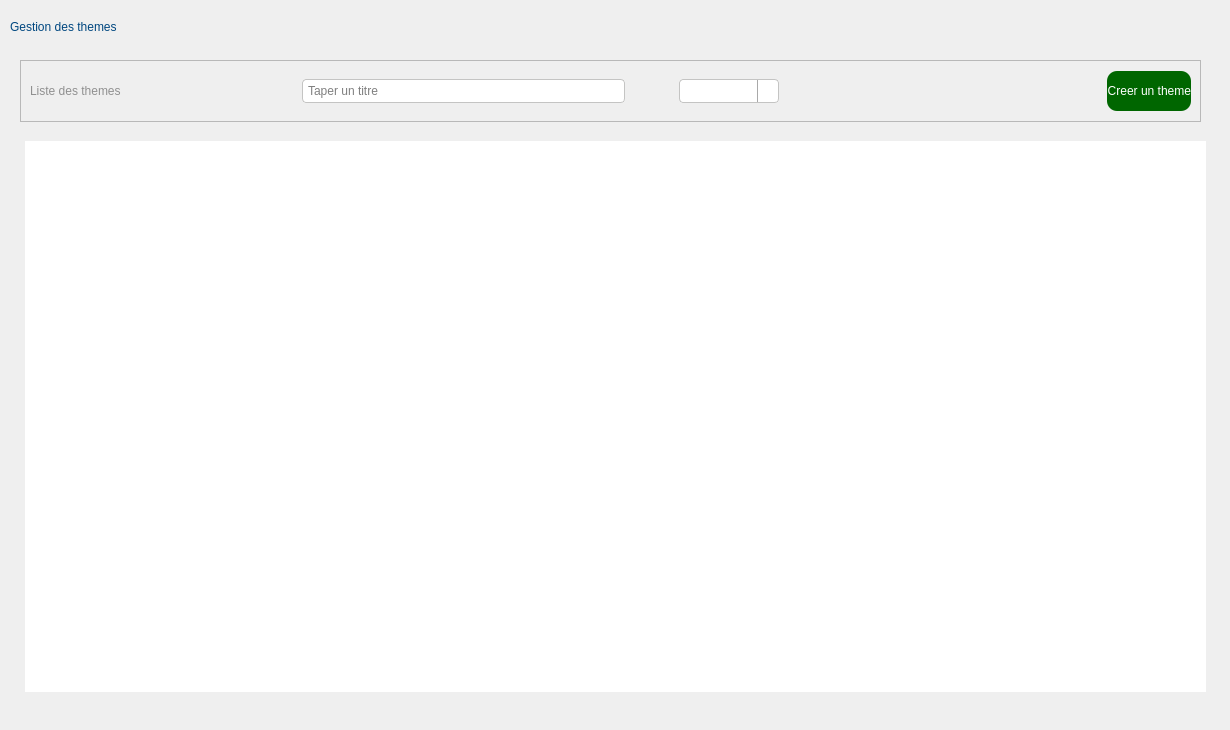
         <widget class="QWidget" name="themes_page">
          <widget class="QLabel" name="lbl_titre_themes">
           <property name="geometry">
            <rect>
             <x>10</x>
             <y>11</y>
             <width>281</width>
             <height>31</height>
            </rect>
           </property>
           <property name="styleSheet">
            <string notr="true">    color: #004780;
font: bold 15pt &quot;Segoe UI&quot;;</string>
           </property>
           <property name="text">
            <string>Gestion des themes</string>
           </property>
          </widget>
          <widget class="QWidget" name="widget_themes" native="true">
           <property name="geometry">
            <rect>
             <x>10</x>
             <y>50</y>
             <width>1211</width>
             <height>671</height>
            </rect>
           </property>
           <widget class="QFrame" name="frame_themes">
            <property name="geometry">
             <rect>
              <x>10</x>
              <y>10</y>
              <width>1181</width>
              <height>62</height>
             </rect>
            </property>
            <property name="styleSheet">
             <string notr="true">QLineEdit {
    /* Marge interne pour le texte et l'icône de la loupe */
    padding: 3px; 
    /* Bordure légèrement arrondie */
    border: 1px solid #C4C4C3;
    border-radius: 4px; 
}
QComboBox {
    /* Marge interne pour le texte */
    padding: 3px; 
    /* Bordure légèrement arrondie */
    border: 1px solid #C4C4C3;
    border-radius: 4px; 
}
QComboBox::drop-down {
    /* Rendre la flèche de la liste déroulante plus discrète */
    subcontrol-origin: padding;
    subcontrol-position: top right;
    width: 20px;

    border-left-width: 1px;
    border-left-color: darkgray;
    border-left-style: solid; 
    border-top-right-radius: 3px;
    border-bottom-right-radius: 3px;
}</string>
            </property>
            <property name="frameShape">
             <enum>QFrame::Shape::StyledPanel</enum>
            </property>
            <property name="frameShadow">
             <enum>QFrame::Shadow::Raised</enum>
            </property>
            <layout class="QHBoxLayout" name="horizontalLayout_18">
             <item>
              <widget class="QLabel" name="liste_themes">
               <property name="styleSheet">
                <string notr="true">color:rgb(144, 144, 144);
font: bold 13pt &quot;Segoe UI&quot;;</string>
               </property>
               <property name="text">
                <string>Liste des themes</string>
               </property>
              </widget>
             </item>
             <item>
              <spacer name="horizontalSpacer_16">
               <property name="orientation">
                <enum>Qt::Orientation::Horizontal</enum>
               </property>
               <property name="sizeType">
                <enum>QSizePolicy::Policy::Maximum</enum>
               </property>
               <property name="sizeHint" stdset="0">
                <size>
                 <width>175</width>
                 <height>20</height>
                </size>
               </property>
              </spacer>
             </item>
             <item>
              <widget class="QLineEdit" name="recherche_themes">
               <property name="placeholderText">
                <string>Taper un titre</string>
               </property>
               <property name="clearButtonEnabled">
                <bool>true</bool>
               </property>
              </widget>
             </item>
             <item>
              <spacer name="horizontalSpacer_18">
               <property name="orientation">
                <enum>Qt::Orientation::Horizontal</enum>
               </property>
               <property name="sizeType">
                <enum>QSizePolicy::Policy::Maximum</enum>
               </property>
               <property name="sizeHint" stdset="0">
                <size>
                 <width>48</width>
                 <height>20</height>
                </size>
               </property>
              </spacer>
             </item>
             <item>
              <layout class="QHBoxLayout" name="horizontalLayout_19">
               <item>
                <widget class="QComboBox" name="filtre_mention_2">
                 <property name="minimumSize">
                  <size>
                   <width>100</width>
                   <height>0</height>
                  </size>
                 </property>
                </widget>
               </item>
              </layout>
             </item>
             <item>
              <spacer name="horizontalSpacer_19">
               <property name="orientation">
                <enum>Qt::Orientation::Horizontal</enum>
               </property>
               <property name="sizeType">
                <enum>QSizePolicy::Policy::Expanding</enum>
               </property>
               <property name="sizeHint" stdset="0">
                <size>
                 <width>40</width>
                 <height>20</height>
                </size>
               </property>
              </spacer>
             </item>
             <item>
              <widget class="QPushButton" name="btn_add_themes">
               <property name="styleSheet">
                <string notr="true">QPushButton{
color:rgb(255, 255, 255);
font: bold 10pt &quot;Segoe UI&quot;;
height: 40px;
background-color: rgb(0, 102, 0);
border-radius: 10px;
text-align: right;
}</string>
               </property>
               <property name="text">
                <string>Creer un theme</string>
               </property>
               <property name="checkable">
                <bool>true</bool>
               </property>
              </widget>
             </item>
            </layout>
           </widget>
           <widget class="QTableView" name="table_themes">
            <property name="geometry">
             <rect>
              <x>15</x>
              <y>91</y>
              <width>1181</width>
              <height>551</height>
             </rect>
            </property>
            <property name="styleSheet">
             <string notr="true">QTableView QHeaderView::section {
    text-align: center; 
    font-weight: bold;
    color: #404040; 
}</string>
            </property>
            <property name="frameShape">
             <enum>QFrame::Shape::NoFrame</enum>
            </property>
            <property name="alternatingRowColors">
             <bool>true</bool>
            </property>
            <property name="selectionMode">
             <enum>QAbstractItemView::SelectionMode::SingleSelection</enum>
            </property>
            <property name="showGrid">
             <bool>false</bool>
            </property>
            <attribute name="horizontalHeaderStretchLastSection">
             <bool>true</bool>
            </attribute>
            <attribute name="verticalHeaderVisible">
             <bool>false</bool>
            </attribute>
           </widget>
          </widget>
         </widget>
